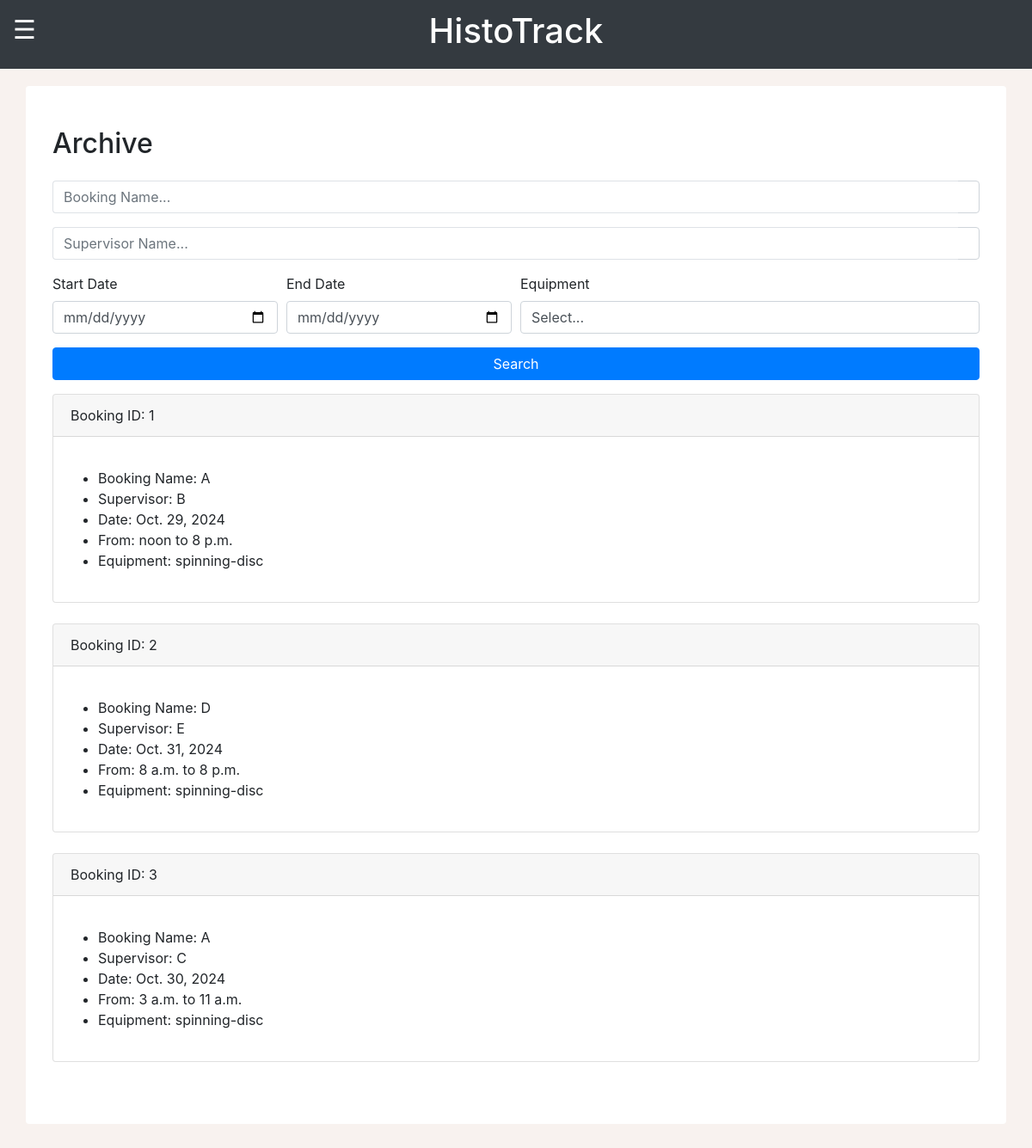
The page /MCalendar/archive/ (signed in) on the database as committed earlier.
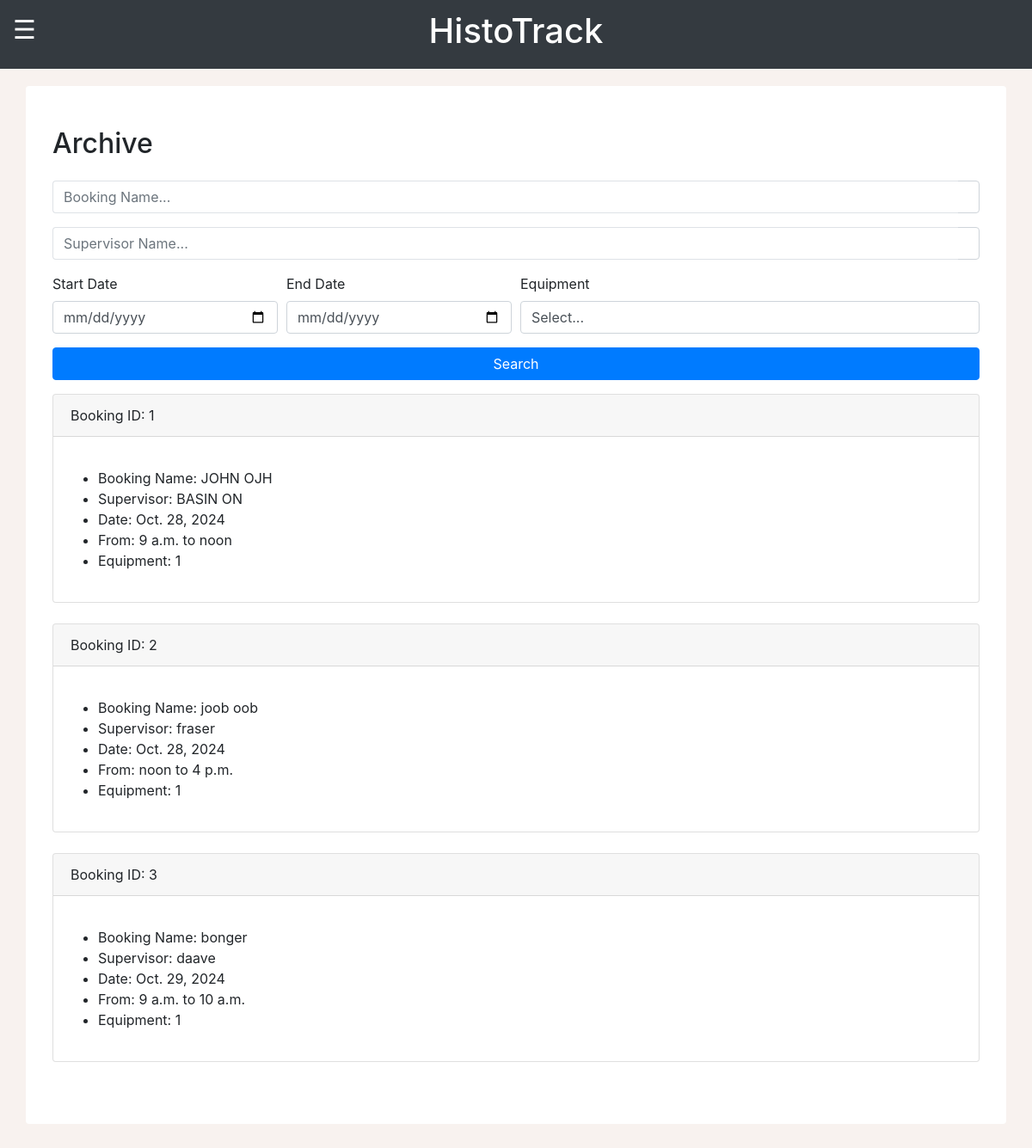
The same page on the database as committed later.
### MCalendar/models.py (models this page shows)
class Event(models.Model):
    bookingName = models.CharField(max_length=80)
    supervisorName = models.CharField(max_length=80)
    bookingDate = models.DateField()
    startTime = models.TimeField()
    allotedTime = models.TimeField()
    comments = models.TextField(max_length = 1000)
    equipment = models.CharField(max_length=100, default='Not specified')

### MCalendar/views.py (the view)
# urls.py: path("archive/", views.archivePage, name="archivePage"),
def archivePage(request):
    if request.user.is_superuser:
        eventList = Event.objects.all()
        equipmentList = Equipment.objects.all()
        bookingName = request.GET.get('bookingName')
        supervisorName = request.GET.get('supervisorName')
        dateMin = request.GET.get('dateMin')
        dateMax = request.GET.get('dateMax')
        equipment = request.GET.get('equipment')
        if archiveValidQuery(bookingName):
            eventList = eventList.filter(bookingName__icontains=bookingName)
        if archiveValidQuery(supervisorName):
            eventList = eventList.filter(supervisorName__icontains=supervisorName)
        if archiveValidQuery(dateMin):
            eventList = eventList.filter(bookingDate__gte=dateMin)
        if archiveValidQuery(dateMax):
            eventList = eventList.filter(bookingDate__lte=dateMax)
        if archiveValidQuery(equipment) and equipment != 'Select...':
            eventList = eventList.filter(equipment__name=equipment)
        context = {
            'eventList': eventList,
            'equipmentList': equipmentList
        }
        return render(request, 'archive.html', context)
    else:
        messages.success(request, "Please log in before entering that page! Admin access only.")
        logout(request)
        return redirect("loginPage")

### MCalendar/models.py (called while the page is built)
    def __str__(self):
        return self.equipmentName

### MCalendar/views.py (called while the page is built)
def archiveValidQuery(param):
    return param != '' and param is not None

### MCalendar/templates/archive.html (shortened to what this page needs)
{% load static %}
<head>
    <link rel="stylesheet" href="https://cdnjs.cloudflare.com/ajax/libs/jquery/3.2.1/jquery.min.js">
    <link rel="stylesheet" href="https://cdn.jsdelivr.net/npm/bootstrap@5.0.0-alpha1/dist/js/bootstrap.bundle.min.js">
    <link rel="stylesheet" href="https://cdn.jsdelivr.net/npm/bootstrap@5.0.0-alpha1/dist/css/bootstrap.min.css">
    <link rel="stylesheet" href="https://cdn.jsdelivr.net/npm/bootstrap@4.6.2/dist/css/bootstrap.min.css">
    <link rel="stylesheet" href="{% static 'sidebar.css' %}">
</head>
<body>
<div class="container-fluid bg-dark text-white topbar">
    <div class="row">
        <div class="col-2 container-fluid text-left">
        <span class="sidebarButton" onclick="toggleNav()">&#9776;</span>
        </div>
        <div class="col-8 container-fluid text-center h1">
            <span>HistoTrack</span>
        </div>
        <div class="col-2"></div>
    </div>
</div>
<div class="container rounded bg-white mt-5 mb-5">
    <div class="row">
        <div class="col-md-12">
            <div class="p-3 py-5">
                <div class="d-flex justify-content-between align-items-center mb-3">
                    <h2 class="text-right">Archive</h2>
                </div>
                <form method="GET" action=".">
                    <div class="form-row">
                        <div class="form-group col-12">
                            <div class="input-group">
                                <input class="form-control py-2 border-right-0 border" type="search" name="bookingName" placeholder="Booking Name..." />
                                <span class="input-group-append">
                                    <div class="input-group-text bg-transparent">
                                    </div>
                                </span>
                            </div>
                        </div>
                    </div>
                    <div class="form-row">
                        <div class="form-group col-12">
                            <div class="input-group">
                                <input class="form-control py-2 border-right-0 border" type="search" name="supervisorName" placeholder="Supervisor Name..." />
                                <span class="input-group-append">
                                    <div class="input-group-text bg-transparent">
                                    </div>
                                </span>
                            </div>
                        </div>
                    </div>
                    <div class="form-row">
                        <div class="form-group col-md-3 col-lg-3">
                            <label for="startDate">Start Date</label>
                            <input type="date" class="form-control" id="startDate" name="dateMin">
                        </div>
                        <div class="form-group col-md-3 col-lg-3">
                            <label for="endDate">End Date</label>
                            <input type="date" class="form-control" id="endDate" name="dateMax">
                        </div>
                        <div class="form-group col-md-6">
                            <label for="equipment">Equipment</label>
                            <select id="equipment" class="form-control" name="equipment">
                                <option selected>Select...</option>
                            </select>
                        </div>
                    </div>
                    <button type="submit" class="btn btn-primary btn-block">Search</button>
                </form>
                {% for event in eventList %}
                <div class="card">
                    <div class="card-header">
                        Booking ID: {{ event.id }}
                    </div>
                    <div class="card-body">
                        <p class="card-text">
                            <ul>
                                <li>Booking Name: {{ event.bookingName }}</li>
                                <li>Supervisor: {{ event.supervisorName }}</li>
                                <li>Date: {{ event.bookingDate }}</li>
                                <li>From: {{ event.startTime }} to {{ event.allotedTime }}</li>
                                <li>Equipment: {{ event.equipment }}</li>
                            </ul>
                        </p>
                    </div>
                </div>
                <br>
                {% endfor %}
            </div>
        </div>
    </div>
</div>
</body>

### MCalendar/static/sidebar.css (style rules this page uses)
body { margin-top:100px; }
.topbar { height: 80px; max-height: 80px; align-content:center; position: fixed; top:0; z-index: 100; }
.sidebarButton { font-size:30px; cursor:pointer }

### MCalendar/templates/archive.html (style rules this page uses)
body { background: #f8f2ef; margin-top:100px; }

Rows that differ between the two databases and show on the page:
changed Event id 1: bookingName "A" → "JOHN OJH"; supervisorName "B" → "BASIN ON"; bookingDate "Oct. 29, 2024" → "Oct. 28, 2024"; startTime "noon" → "9 a.m."; allotedTime "8 p.m." → "noon"; equipment "spinning-disc" → "1"
changed Event id 2: bookingName "D" → "joob oob"; supervisorName "E" → "fraser"; bookingDate "Oct. 31, 2024" → "Oct. 28, 2024"; startTime "8 a.m." → "noon"; allotedTime "8 p.m." → "4 p.m."; equipment "spinning-disc" → "1"
changed Event id 3: bookingName "A" → "bonger"; supervisorName "C" → "daave"; bookingDate "Oct. 30, 2024" → "Oct. 29, 2024"; startTime "3 a.m." → "9 a.m."; allotedTime "11 a.m." → "10 a.m."; equipment "spinning-disc" → "1"
